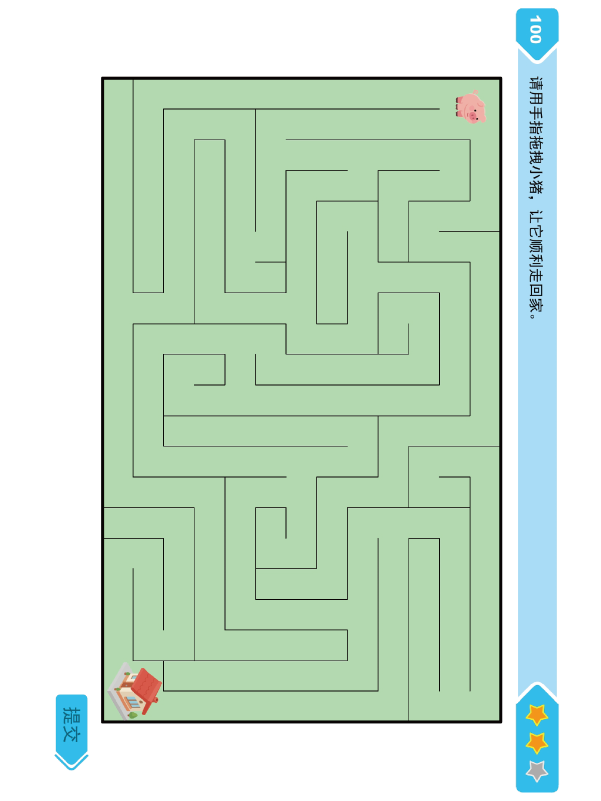
#> input picture data/34migong.png, 1201 x 1601 px, found by its file name (shown at 1/2 size)
$ python 'extract_shape_fix2_migong copy.py'
#> lines starting #> are read from the running program, lines starting #| are printed output that depends on the picture; after the words box and inside, x2 and y2 are one past the last pixel; in counts of white or black regions, pixels touching at a corner belong together
import os
import cv2
import numpy as np


# =========================
# 工具函数
# =========================

def ensure_dir(path: str):
    if not os.path.exists(path):
        os.makedirs(path)


def save_mask(mask: np.ndarray, path: str):
    cv2.imwrite(path, mask)


def apply_mask_to_image(image: np.ndarray, mask: np.ndarray) -> np.ndarray:
    result = np.full_like(image, 255)
    result[mask > 0] = image[mask > 0]
    return result


def remove_small_components(mask: np.ndarray, min_area: int) -> np.ndarray:
    num_labels, labels, stats, _ = cv2.connectedComponentsWithStats(mask, connectivity=8)
    out = np.zeros_like(mask)

    for i in range(1, num_labels):
        if stats[i, cv2.CC_STAT_AREA] >= min_area:
            out[labels == i] = 255

    return out


def keep_largest_rectangle_contour(binary_mask: np.ndarray, min_area=50000):
    contours, _ = cv2.findContours(binary_mask, cv2.RETR_EXTERNAL, cv2.CHAIN_APPROX_SIMPLE)

    best = None
    best_area = 0

    for cnt in contours:
        area = cv2.contourArea(cnt)
        if area < min_area:
            continue

        peri = cv2.arcLength(cnt, True)
        approx = cv2.approxPolyDP(cnt, 0.02 * peri, True)

        if 4 <= len(approx) <= 8 and area > best_area:
            best_area = area
            best = cnt

    if best is None:
        return None, None

    x, y, w, h = cv2.boundingRect(best)
    return best, (x, y, w, h)


def crop_with_rect(image: np.ndarray, rect):
    x, y, w, h = rect
    return image[y:y+h, x:x+w].copy()


def put_roi_back(full_shape, roi_mask, rect):
    x, y, w, h = rect
    full = np.zeros(full_shape[:2], dtype=np.uint8)
    full[y:y+h, x:x+w] = roi_mask
    return full


# =========================
# ⭐ 核心：基于 blackhat 的迷宫提取（改进版）
# =========================

def extract_maze_lines_blackhat(maze_roi: np.ndarray, debug_dir=None) -> np.ndarray:
    gray = cv2.cvtColor(maze_roi, cv2.COLOR_BGR2GRAY)

    # 1. CLAHE（轻量增强）
    clahe = cv2.createCLAHE(clipLimit=2.0, tileGridSize=(8, 8))
    gray_eq = clahe.apply(gray)

    # 2. Blackhat（核心）
    kernel = cv2.getStructuringElement(cv2.MORPH_RECT, (9, 9))
    blackhat = cv2.morphologyEx(gray_eq, cv2.MORPH_BLACKHAT, kernel)

    # ⭐ 关键：只对 blackhat 做阈值
    _, mask_bh = cv2.threshold(blackhat, 12, 255, cv2.THRESH_BINARY)

    # 3. 辅助（弱）灰度阈值，仅用于补缺口
    _, mask_gray = cv2.threshold(gray_eq, 145, 255, cv2.THRESH_BINARY_INV)

    # ⚠️ 不再全量 OR，只允许 small merge
    merged = cv2.bitwise_or(mask_bh, mask_gray)

    # 4. 定向补线（非常关键）
    h_kernel = cv2.getStructuringElement(cv2.MORPH_RECT, (5, 1))
    v_kernel = cv2.getStructuringElement(cv2.MORPH_RECT, (1, 5))

    merged_h = cv2.morphologyEx(merged, cv2.MORPH_CLOSE, h_kernel)
    merged_v = cv2.morphologyEx(merged, cv2.MORPH_CLOSE, v_kernel)

    merged = cv2.bitwise_or(merged_h, merged_v)

    # 5. 去小噪点（稍微放宽）
    merged = remove_small_components(merged, min_area=12)

    # 调试输出
    if debug_dir:
        ensure_dir(debug_dir)
        cv2.imwrite(os.path.join(debug_dir, "1_gray_eq.png"), gray_eq)
        cv2.imwrite(os.path.join(debug_dir, "2_blackhat.png"), blackhat)
        cv2.imwrite(os.path.join(debug_dir, "3_mask_bh.png"), mask_bh)
        cv2.imwrite(os.path.join(debug_dir, "4_mask_gray.png"), mask_gray)
        cv2.imwrite(os.path.join(debug_dir, "5_merged.png"), merged)

    return merged


# =========================
# 主函数
# =========================

def extract_maze(image_path: str, out_dir: str):
    img = cv2.imread(image_path)
    if img is None:
        raise FileNotFoundError(f"无法读取图片: {image_path}")

    ensure_dir(out_dir)

    gray = cv2.cvtColor(img, cv2.COLOR_BGR2GRAY)

    # Step 1: 找外框
    _, dark_mask = cv2.threshold(gray, 120, 255, cv2.THRESH_BINARY_INV)

    dark_mask = cv2.dilate(
        dark_mask,
        cv2.getStructuringElement(cv2.MORPH_RECT, (3, 3)),
        iterations=1
    )

    cnt, rect = keep_largest_rectangle_contour(dark_mask)

    if rect is None:
        raise RuntimeError("没有找到迷宫框")

    # Step 2: 裁剪 ROI
    maze_roi = crop_with_rect(img, rect)
    cv2.imwrite(os.path.join(out_dir, "maze_roi.png"), maze_roi)

    # Step 3: 提取迷宫线（新方法）
    maze_mask_roi = extract_maze_lines_blackhat(
        maze_roi,
        debug_dir=os.path.join(out_dir, "debug")
    )

    # Step 4: 内边界限制
    margin = 6
    h, w = maze_mask_roi.shape
    inner = np.zeros_like(maze_mask_roi)
    cv2.rectangle(inner, (margin, margin), (w-margin, h-margin), 255, -1)
    maze_mask_roi = cv2.bitwise_and(maze_mask_roi, inner)

    # Step 5: 回填到原图
    maze_mask_full = put_roi_back(img.shape, maze_mask_roi, rect)

    save_mask(maze_mask_full, os.path.join(out_dir, "maze_mask.png"))

    maze_only = apply_mask_to_image(img, maze_mask_full)
    cv2.imwrite(os.path.join(out_dir, "maze_only.png"), maze_only)

    print("✅ 迷宫提取完成（blackhat优化版）")


# =========================
# 入口
# =========================

def main():
    maze_image = "data/34migong.png"
    output_dir = "./maze_output/2"

    extract_maze(maze_image, output_dir)
#> in extract_maze, img is the input picture: shape (1601, 1201, 3); mean B, G, R 206.3, 225.5, 202.1
#> in extract_maze, `_, dark_mask = cv2.threshold(gray, 120, 255, cv2.THRESH_BINARY_INV)`: dark_mask: shape (1601, 1201); 3% white; 56 white regions (11 under 20 px), largest, box (x1, y1, x2, y2) and area: (202, 153, 1004, 1447) 51478, (242, 1347, 310, 1429) 764, (126, 1452, 161, 1484) 363
#> in extract_maze, `dark_mask = cv2.dilate( dark_mask, cv2.getStructuringElement(cv2.MORPH..`:
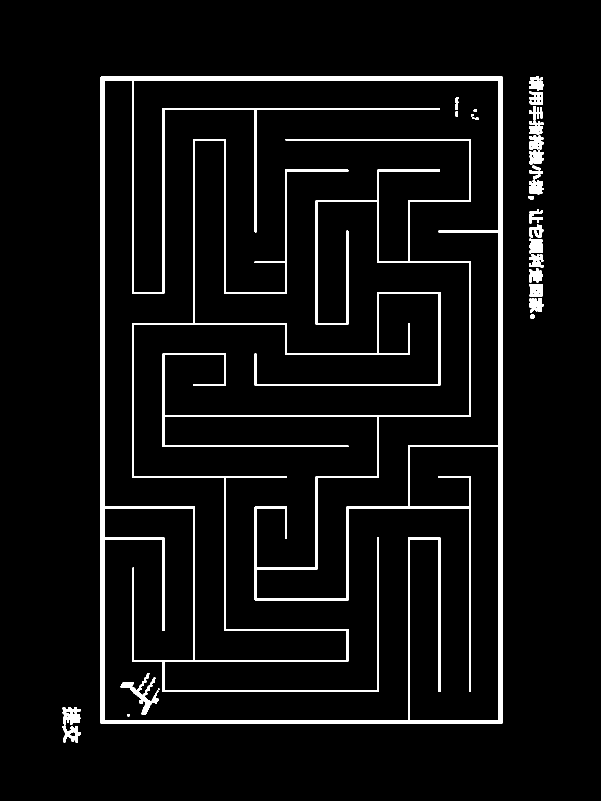
#> dark_mask: shape (1601, 1201) (shown at 1/2 size); 5.2% white; 35 white regions (2 under 20 px)
#> in keep_largest_rectangle_contour, `contours, _ = cv2.findContours(binary_mask, cv2.RETR_EXTERNAL, cv2.CHA..`: contours = 25 contours; largest, box (x1, y1, x2, y2) and area: (201, 152, 1005, 1448) 1039880, (125, 1414, 161, 1449) 840, (125, 1451, 162, 1485) 653, (1058, 477, 1086, 507) 619, (1058, 597, 1087, 626) 572
#> the loop in keep_largest_rectangle_contour, `for cnt in contours:` made 25 passes
#> (area, peri, approx, best_area) on pass 25: (1039880.5, 4193.1, [[203, 152], [201, 1446], [1003, 1447], [1004, 153]], 1039880.5)
#> area on passes 1 to 6: 653, 840, 58.5, 572.5, 567, 404
#> after the loop in keep_largest_rectangle_contour, `for cnt in contours:`: best = contour of 9 points, box (x1, y1, x2, y2) (201, 152, 1005, 1448), area 1039880; best_area = 1039880.5
#> in keep_largest_rectangle_contour, `x, y, w, h = cv2.boundingRect(best)`: x = 201; y = 152; w = 804; h = 1296
#> in extract_maze, `cnt, rect = keep_largest_rectangle_contour(dark_mask)`: cnt has the same summary as best in keep_largest_rectangle_contour; rect = (201, 152, 804, 1296)
#> in crop_with_rect, `x, y, w, h = rect`: x = 201; y = 152; w = 804; h = 1296
#> in crop_with_rect, `return image[y:y+h, x:x+w].copy()`:
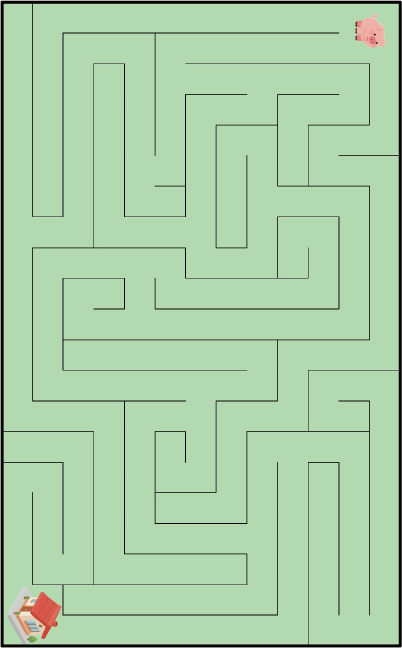
#> returned value: shape (1296, 804, 3) (shown at 1/2 size); mean of channels 0, 1, 2 168.1, 206.8, 171.8; drawn as B, G, R
#> in extract_maze_lines_blackhat, `gray = cv2.cvtColor(maze_roi, cv2.COLOR_BGR2GRAY)`:
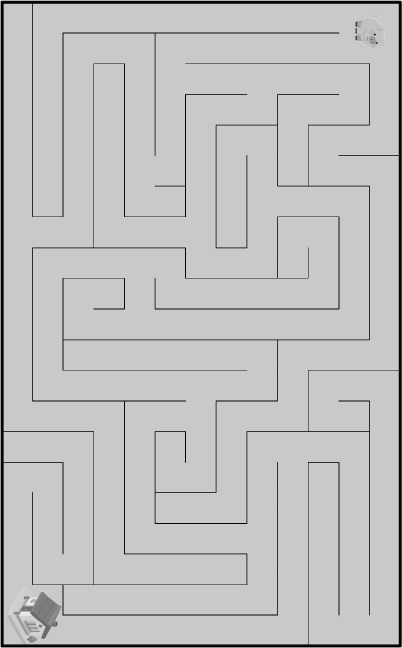
#> gray: shape (1296, 804) (shown at 1/2 size); min 5, max 255, mean 191.9
#> in extract_maze_lines_blackhat, `_, mask_bh = cv2.threshold(blackhat, 12, 255, cv2.THRESH_BINARY)`: mask_bh: shape (1296, 804); 5.4% white; 37 white regions (21 under 20 px), largest, box (x1, y1, x2, y2) and area: (1, 1, 803, 1295) 54046, (27, 1192, 116, 1278) 1798, (54, 1271, 75, 1286) 151
#> in extract_maze_lines_blackhat, `_, mask_gray = cv2.threshold(gray_eq, 145, 255, cv2.THRESH_BINARY_INV)`: mask_gray: shape (1296, 804); 5.5% white; 16 white regions (4 under 20 px), largest, box (x1, y1, x2, y2) and area: (1, 1, 804, 1295) 52946, (40, 1184, 123, 1278) 3118, (32, 1232, 59, 1270) 209
#> in extract_maze_lines_blackhat, `merged = cv2.bitwise_or(mask_bh, mask_gray)`: merged: shape (1296, 804); 5.8% white; 27 white regions (12 under 20 px), largest, box (x1, y1, x2, y2) and area: (1, 1, 804, 1295) 55333, (27, 1184, 124, 1278) 4100, (54, 1271, 75, 1286) 193
#> in extract_maze_lines_blackhat, `merged_h = cv2.morphologyEx(merged, cv2.MORPH_CLOSE, h_kernel)`: merged_h: shape (1296, 804); 5.9% white; 14 white regions (6 under 20 px), largest, box (x1, y1, x2, y2) and area: (0, 1, 804, 1295) 60867, (710, 56, 756, 89) 336, (54, 1271, 75, 1286) 193
#> in extract_maze_lines_blackhat, `merged_v = cv2.morphologyEx(merged, cv2.MORPH_CLOSE, v_kernel)`: merged_v: shape (1296, 804); 6% white; 13 white regions (5 under 20 px), largest, box (x1, y1, x2, y2) and area: (1, 0, 804, 1296) 61463, (710, 41, 726, 82) 240, (738, 59, 756, 96) 216
#> in extract_maze_lines_blackhat, `merged = cv2.bitwise_or(merged_h, merged_v)`: merged: shape (1296, 804); 6.1% white; 7 white regions (3 under 20 px), largest, box (x1, y1, x2, y2) and area: (0, 0, 804, 1296) 62811, (710, 41, 756, 96) 660, (744, 27, 755, 36) 76, (754, 54, 770, 65) 55
#> in remove_small_components, `num_labels, labels, stats, _ = cv2.connectedComponentsWithStats(mask, ..`:
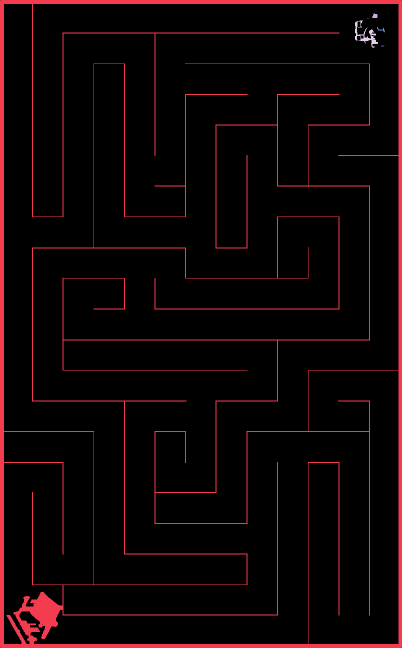
#> labels: shape (1296, 804) int32 (shown at 1/2 size); 8 distinct labels, from 0 to 7; one colour per label, 0 black
#> in remove_small_components, `num_labels, labels, stats, _ = cv2.connectedComponentsWithStats(mask, ..`: num_labels = 8; stats = [[0, 0, 804, 1296, 978366], [0, 0, 804, 1296, 62811], [744, 27, 11, 9, 76], [735, 36, 2, 1, 2], [710, 41, 46, 55, 660], [735, 55, 1, 1, 1], [754, 54, 16, 11, 55], [762, 91, 7, 2, 13]]
#> in extract_maze, `cv2.rectangle(inner, (margin, margin), (w-margin, h-margin), 255, -1)`:
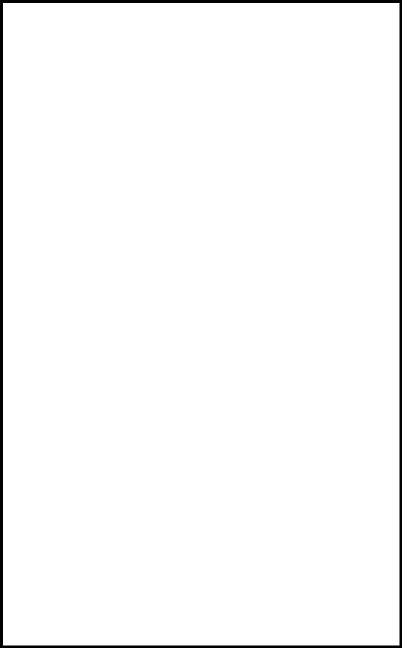
#> inner: shape (1296, 804) (shown at 1/2 size); 97.8% white; 1 black region, box (x1, y1, x2, y2) and area: (0, 0, 804, 1296) 22979
#> in extract_maze, `maze_mask_roi = cv2.bitwise_and(maze_mask_roi, inner)`:
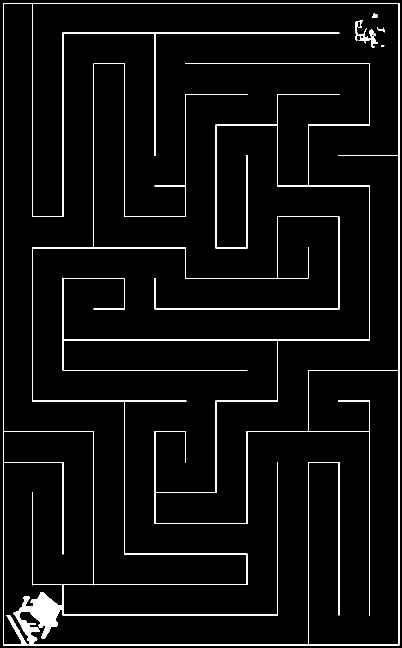
#> maze_mask_roi: shape (1296, 804) (shown at 1/2 size); 3.9% white in thin lines or dots
#> in put_roi_back, `x, y, w, h = rect`: x = 201; y = 152; w = 804; h = 1296
#> in put_roi_back, `full[y:y+h, x:x+w] = roi_mask`: full: shape (1601, 1201); 2.1% white in thin lines or dots, all inside (x1, y1, x2, y2) = (207, 158, 1000, 1443)
#> in apply_mask_to_image, `result[mask > 0] = image[mask > 0]`:
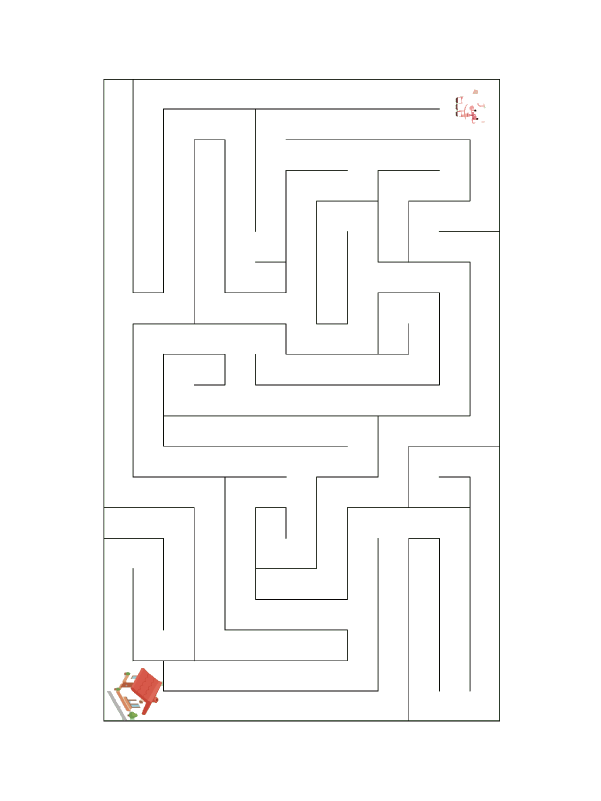
#> result: shape (1601, 1201, 3) (shown at 1/2 size); mean B, G, R 250.5, 250.7, 250.8


if __name__ == "__main__":
    main()
